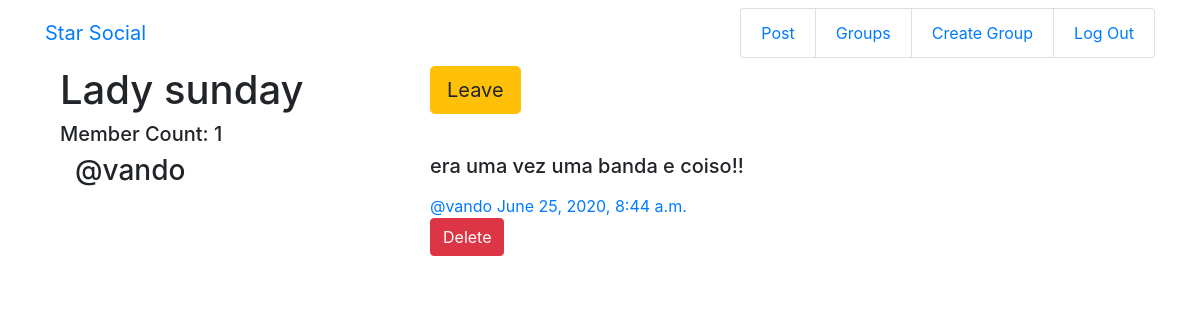
Screenshot of /groups/posts/in/lady-sunday/ (signed in) with the database file from the repository.
### groups/models.py (models this page shows, shortened)
class Group(models.Model):
    name = models.CharField(max_length=255,unique=True)
    slug = models.SlugField(allow_unicode=True,unique=True)
    description = models.TextField(blank=True,default='')
    description_html = models.TextField(editable=False, default='',blank=True)
    members = models.ManyToManyField(User, through='GroupMember')
    class Meta:
        ordering = ['name']

### posts/models.py (models this page shows, shortened)
class Post(models.Model):
    user = models.ForeignKey(User,related_name='posts',on_delete=models.CASCADE)
    created_at = models.DateTimeField(auto_now=True)
    message = models.TextField()
    message_html = models.TextField(editable=False)
    group = models.ForeignKey(Group, related_name='posts',null=True,blank=True,on_delete=models.CASCADE)
    class Meta:
        ordering = ['-created_at']
        unique_together = ['user','message']

### groups/views.py (the view)
# urls.py: path('posts/in/<slug>/',views.SingleGroup.as_view(),name="single"),
class SingleGroup(generic.DetailView):
    model = Group

### groups/templates/groups/group_detail.html
{% extends "groups/group_base.html" %}
{% block pregroup %}
    <div class="content col-md-4">
    <h1>{{group.name}}</h1>
    <h5 class>Member Count: {{group.members.count}}</h5>
    </div>
    <div class="content col-md-4">
        {% if user in group.members.all %}
            <a href="{%url "groups:leave" slug=group.slug %}" class = "btn btn-lg btn-fill btn-warning">Leave</a>
        {% else %}
            <a href="{%url "groups:join" slug=group.slug %}" class = "btn btn-lg btn-fill btn-success">Join</a>
        {%endif%}
    </div>
{% endblock %}
{% block group_content %}
<div class = "col-md-8">
    {% if group.posts.count == 0 %}
    <h2>No Posts in this group yet</h2>
    {% else %}
        {% for post in group.posts.all %}
            {% include "posts/_post.html" %}
        {% endfor %}
    {% endif %}
</div>
{% endblock %}

### posts/templates/posts/_post.html
<div class ="post media">
    <h3 class = "col-md-6">@{{post.user.username}}</h3>
    <div class="media-body col-md-6">
        <h5>{{post.message_html|safe}}</h5>
            <span class="username">
                <a href="{% url 'posts:for_user' username=post.user.username %}">@{{post.user.username}}</a>
            </span>
            <time class="time">
                <a href="{% url "posts:single" username=post.user.username pk=post.pk %}">{{post.created_at}}</a>
            </time>
        <div class = "media-footer">
            {% if user.is_authenticated and post.user == user and not hide_delete %}
                <a href="{%url "posts:delete" pk=post.pk%}" title="delete" class="btn btn-danger" role="button">
                    <span class = "text_danger icon-label"> Delete</span></a>
            {% endif %}
        </div>
    </div>
</div>

### rows the page displays
Group: name "Lady sunday", members.count "1"
Post: user.username "vando", message_html "era uma vez uma banda e coiso!!", created_at "June 25, 2020, 8:44 a.m.", shows "Delete"
